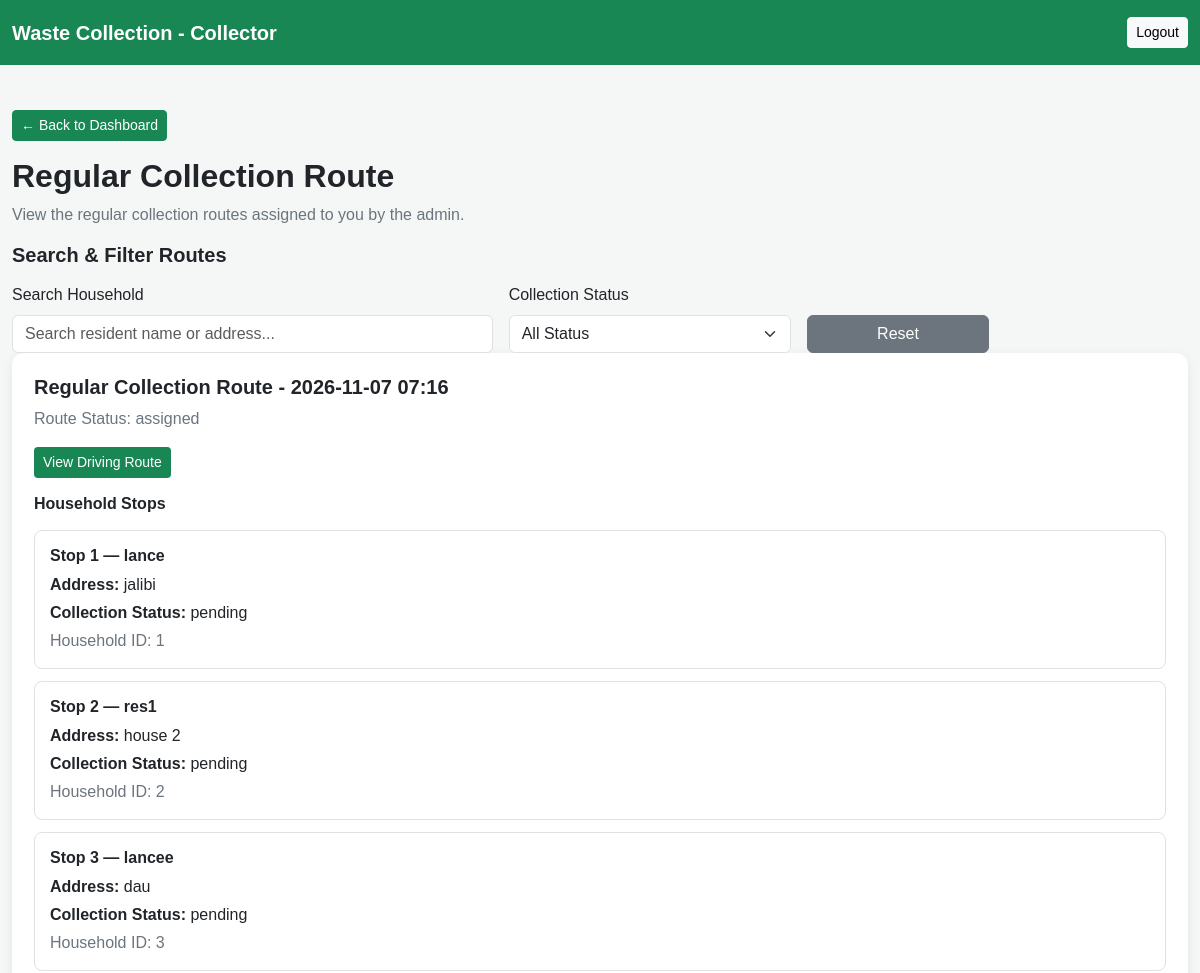
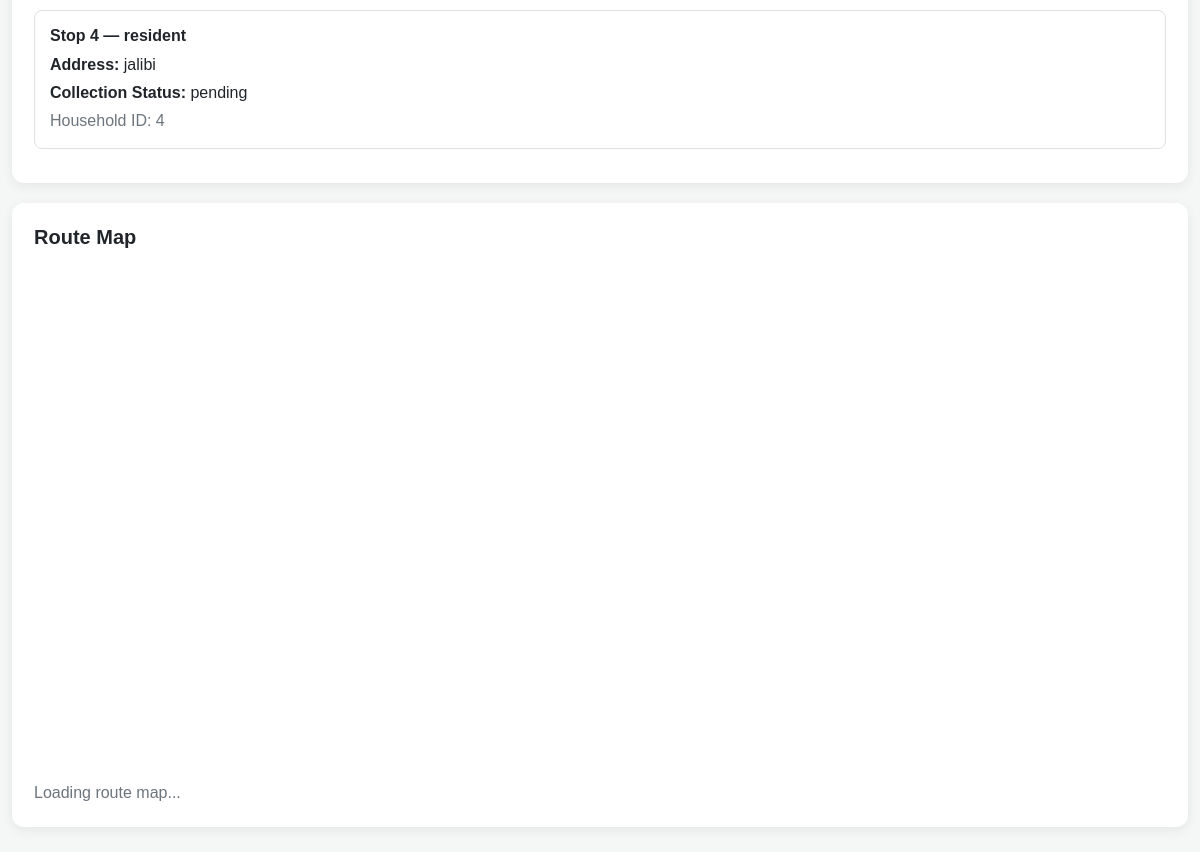
Screenshot of /collector/regular_route.php (signed in) with the database file from the repository (2 pictures, top to bottom).
### tables this page shows
CREATE TABLE `collection_routes` (
  `id` int(11) NOT NULL,
  `route_name` varchar(100) NOT NULL,
  `route_type` enum('regular','special') NOT NULL DEFAULT 'regular',
  `collector_id` int(11) DEFAULT NULL,
  `status` enum('pending','assigned','in_progress','completed') NOT NULL DEFAULT 'pending',
  `created_by` int(11) NOT NULL,
  `created_at` timestamp NOT NULL DEFAULT current_timestamp()
);

CREATE TABLE `route_stops` (
  `id` int(11) NOT NULL,
  `route_id` int(11) NOT NULL,
  `household_id` int(11) NOT NULL,
  `stop_order` int(11) NOT NULL,
  `status` enum('pending','collected') NOT NULL DEFAULT 'pending',
  `collected_at` datetime DEFAULT NULL
);

CREATE TABLE `users` (
  `id` int(11) NOT NULL,
  `fullname` varchar(255) NOT NULL,
  `users` varchar(255) NOT NULL,
  `password` varchar(255) NOT NULL,
  `role` varchar(11) NOT NULL,
  `email` varchar(255) DEFAULT NULL,
  `email_verified` tinyint(1) NOT NULL DEFAULT 0,
  `email_verified_at` datetime DEFAULT NULL
);

CREATE TABLE `households` (
  `id` int(11) NOT NULL,
  `user_id` int(11) NOT NULL,
  `house_address` varchar(255) NOT NULL,
  `latitude` decimal(10,8) DEFAULT NULL,
  `longitude` decimal(11,8) DEFAULT NULL,
  `created_at` timestamp NOT NULL DEFAULT current_timestamp()
);

### collector/regular_route.php (the view, shortened to what this page needs)
<?php
require_once "../config/database.php";
$collector_id = (int) $_SESSION["user_id"];
$stmt = $conn->prepare("
    SELECT
        cr.id AS route_id,
        cr.route_name,
        cr.status AS route_status,
        rs.id AS stop_id,
        rs.stop_order,
        rs.status AS stop_status,
        h.id AS household_id,
        h.house_address,
        h.latitude,
        h.longitude,
        u.fullname
    FROM collection_routes cr
    INNER JOIN route_stops rs
        ON rs.route_id = cr.id
    INNER JOIN households h
        ON h.id = rs.household_id
    LEFT JOIN users u
        ON u.id = h.user_id
    WHERE cr.collector_id = ?
      AND cr.route_type = 'regular'
      AND cr.status IN ('assigned', 'in_progress')
    ORDER BY cr.id DESC, rs.stop_order ASC
");
$stmt->bind_param("i", $collector_id);
$stmt->execute();
$result = $stmt->get_result();
$routes = [];
while ($row = $result->fetch_assoc()) {
    $routes[] = $row;
}
?>
<!DOCTYPE html>
<html lang="en">
<head>
    <link href="https://cdn.jsdelivr.net/npm/bootstrap@5.3.3/dist/css/bootstrap.min.css"
          rel="stylesheet">
</head>
<body>
<nav class="navbar fixed-top navbar-dark">
    <div class="container-fluid">
        <a class="navbar-brand" href="dashboard.php">
            Waste Collection - Collector
        </a>
        <a href="../logout.php" class="btn btn-light btn-sm">
            Logout
        </a>
    </div>
</nav>
<main class="container page-container">
    <a href="dashboard.php" class="btn btn-success btn-sm mb-3">
        &larr; Back to Dashboard
    </a>
    <h2 class="fw-bold">Regular Collection Route</h2>
    <p class="text-secondary">
        View the regular collection routes assigned to you by the admin.
    </p>
    <div class="search-filter-box">
    <h5 class="fw-bold mb-3">Search & Filter Routes</h5>
    <div class="row g-3">
        <div class="col-md-5">
            <label class="form-label">Search Household</label>
            <input
                type="text"
                id="searchRoute"
                class="form-control"
                placeholder="Search resident name or address..."
                onkeyup="filterRoutes()">
        </div>
        <div class="col-md-3">
            <label class="form-label">Collection Status</label>
            <select
                id="statusFilter"
                class="form-select"
                onchange="filterRoutes()">
                <option value="">All Status</option>
            </select>
        </div>
        <div class="col-md-2 d-flex align-items-end">
            <button
                type="button"
                class="btn btn-secondary w-100"
                onclick="resetRouteFilters()">
                Reset
            </button>
        </div>
    </div>
    </div>
    <?php if (count($routes) > 0): ?>
        <?php
        $groupedRoutes = [];
        foreach ($routes as $route) {
            $groupedRoutes[$route["route_id"]][] = $route;
        }
        ?>
        <?php foreach ($groupedRoutes as $routeId => $stops): ?>
            <div class="route-card" data-route-id="<?= (int) $routeId ?>">
                <h5 class="fw-bold">
                    <?= htmlspecialchars($stops[0]["route_name"]); ?>
                </h5>
                <p class="text-secondary">
                    Route Status:
                    <?= htmlspecialchars($stops[0]["route_status"]); ?>
                </p>
                <button
    type="button"
    class="btn btn-green btn-sm mb-3"
    onclick="showRegularRoute(<?= (int) $routeId ?>)">
    View Driving Route
</button>
                <h6 class="fw-bold mb-3">Household Stops</h6>
                <?php foreach ($stops as $stop): ?>
                    <div class="stop-item">
                        <h6 class="fw-bold">
                            Stop <?= (int) $stop["stop_order"]; ?> —
                            <?= htmlspecialchars($stop["fullname"] ?? "Resident"); ?>
                        </h6>
                        <p class="mb-1">
                            <strong>Address:</strong>
                            <?= htmlspecialchars($stop["house_address"] ?? "No address"); ?>
                        </p>
                        <p class="mb-1">
                            <strong>Collection Status:</strong>
                            <?= htmlspecialchars($stop["stop_status"]); ?>
                        </p>
                        <p class="mb-0 text-secondary">
                            Household ID: <?= (int) $stop["household_id"]; ?>
                        </p>
                    </div>
                <?php endforeach; ?>
            </div>
        <?php endforeach; ?>
    <?php endif; ?>
    <div class="route-card">
        <h5 class="fw-bold mb-3">Route Map</h5>
        <div id="map"></div>
        <p id="routeStatus" class="text-secondary mt-3 mb-0">
            Loading route map...
        </p>
    </div>
</main>

### collector/regular_route.php (style rules this page uses)
body { background: #f4f7f6; font-family: Arial, sans-serif; padding-top: 85px; }
.navbar { background: #198754; min-height: 65px; }
.navbar-brand { color: white !important; font-weight: bold; }
.page-container { max-width: 1200px; margin: 25px auto; }
.route-card { background: white; padding: 22px; border-radius: 12px; box-shadow: 0 3px 12px rgba(0,0,0,.07); margin-bottom: 20px; }
#map { width: 100%; height: 500px; border-radius: 10px; }
.stop-item { border: 1px solid #dee2e6; border-radius: 8px; padding: 15px; margin-bottom: 12px; }
.btn-green { background: #198754; color: white; }

### rows the page displays
collection_routes: route_name "Regular Collection Route - 2026-11-07 07:16", status "assigned", route_stops.stop_order "1", users.fullname "lance", households.house_address "jalibi", route_stops.status "pending", households.id "1", route_stops.stop_order "2", users.fullname "res1", households.house_address "house 2", households.id "2", route_stops.stop_order "3", users.fullname "lancee", households.house_address "dau", households.id "3", route_stops.stop_order "4", users.fullname "resident", households.id "4"
